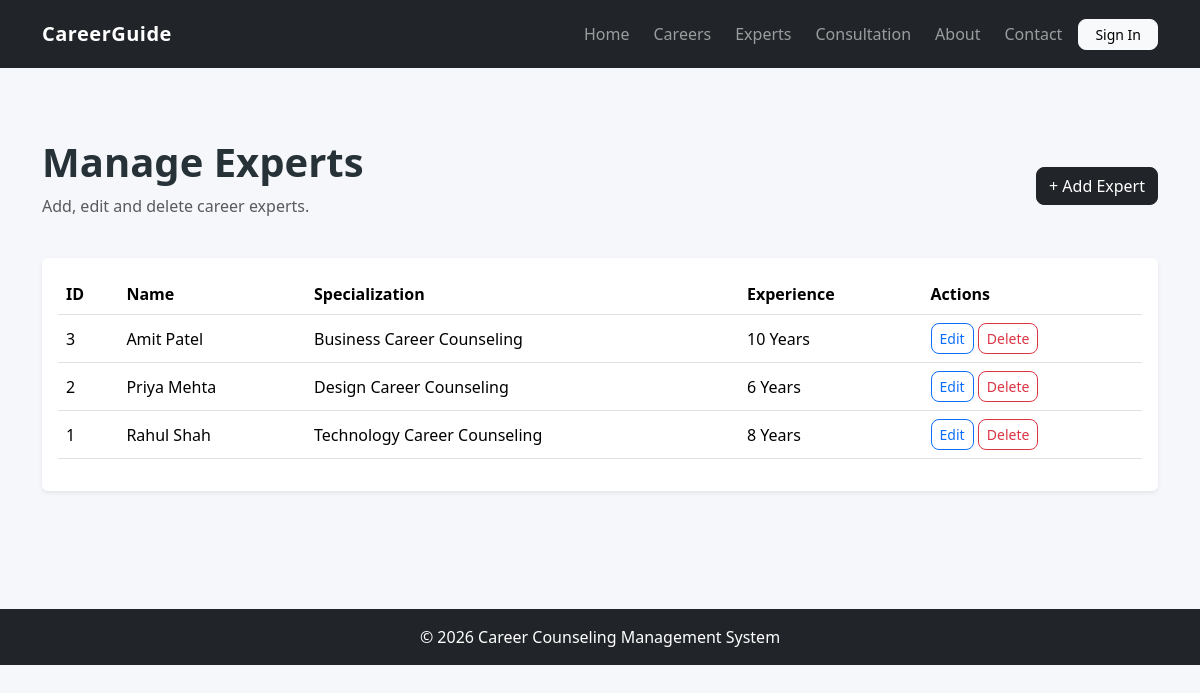
The page /admin/experts/index.php (signed in) on the database its author committed.
### tables this page shows
CREATE TABLE `experts` (
  `id` int(11) NOT NULL,
  `expert_name` varchar(100) NOT NULL,
  `specialization` varchar(150) NOT NULL,
  `experience` int(11) NOT NULL,
  `email` varchar(150) NOT NULL,
  `phone` varchar(20) NOT NULL,
  `bio` text NOT NULL
);

### admin/experts/index.php (the view, shortened to what this page needs)
<?php
include '../../includes/db.php';
include '../../includes/header.php';
include '../../includes/navbar.php';
$result = mysqli_query($conn, "SELECT * FROM experts ORDER BY id DESC");
?>
<section class="section-padding">
    <div class="container">
        <div class="d-flex justify-content-between align-items-center mb-4">
            <div>
                <h1 class="fw-bold">Manage Experts</h1>
                <p class="text-muted">
                    Add, edit and delete career experts.
                </p>
            </div>
            <a href="add.php" class="btn btn-dark">
                + Add Expert
            </a>
        </div>
        <div class="card border-0 shadow-sm">
            <div class="card-body">
                <div class="table-responsive">
                    <table class="table table-hover align-middle">
                        <thead>
                            <tr>
                                <th>ID</th>
                                <th>Name</th>
                                <th>Specialization</th>
                                <th>Experience</th>
                                <th>Actions</th>
                            </tr>
                        </thead>
                        <tbody>
                            <?php while ($expert = mysqli_fetch_assoc($result)) { ?>
                                <tr>
                                    <td>
                                        <?php echo $expert['id']; ?>
                                    </td>
                                    <td>
                                        <?php echo htmlspecialchars($expert['expert_name']); ?>
                                    </td>
                                    <td>
                                        <?php echo htmlspecialchars($expert['specialization']); ?>
                                    </td>
                                    <td>
                                        <?php echo $expert['experience']; ?> Years
                                    </td>
                                    <td>
                                        <a
                                            href="edit.php?id=<?php echo $expert['id']; ?>"
                                            class="btn btn-sm btn-outline-primary"
                                        >
                                            Edit
                                        </a>
                                        <a
                                            href="delete.php?id=<?php echo $expert['id']; ?>"
                                            class="btn btn-sm btn-outline-danger"
                                            onclick="return confirm('Delete this expert?');"
                                        >
                                            Delete
                                        </a>
                                    </td>
                                </tr>
                            <?php } ?>
                        </tbody>
                    </table>
                </div>
            </div>
        </div>
    </div>
</section>
<?php include '../../includes/footer.php'; ?>

### assets/css/style.css (style rules this page uses)
body { background-color: #f5f7fa; color: #263238; }
.btn { border-radius: 8px; }
.card { overflow: hidden; }
.section-padding { padding: 70px 0; }

### rows shown on the page
experts: id "3", expert_name "Amit Patel", specialization "Business Career Counseling", experience "10"
experts: id "2", expert_name "Priya Mehta", specialization "Design Career Counseling", experience "6"
experts: id "1", expert_name "Rahul Shah", specialization "Technology Career Counseling", experience "8"
